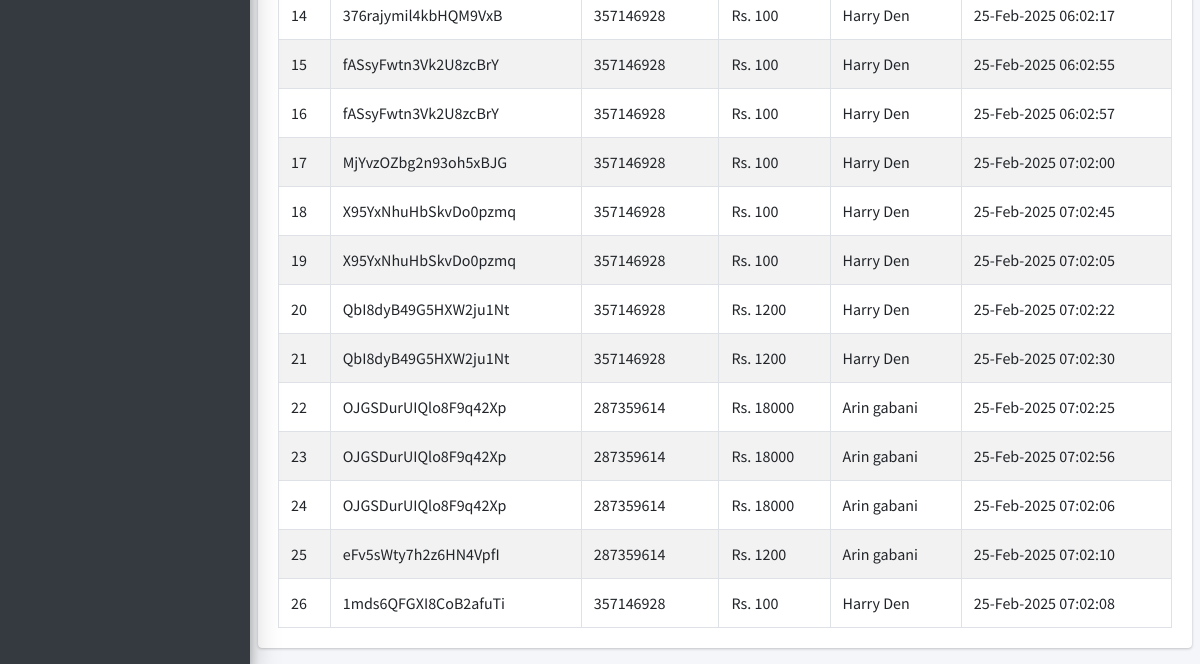
The page /admin/pages_financial_reporting_withdrawals.php (signed in, lower part) on the database as committed earlier.
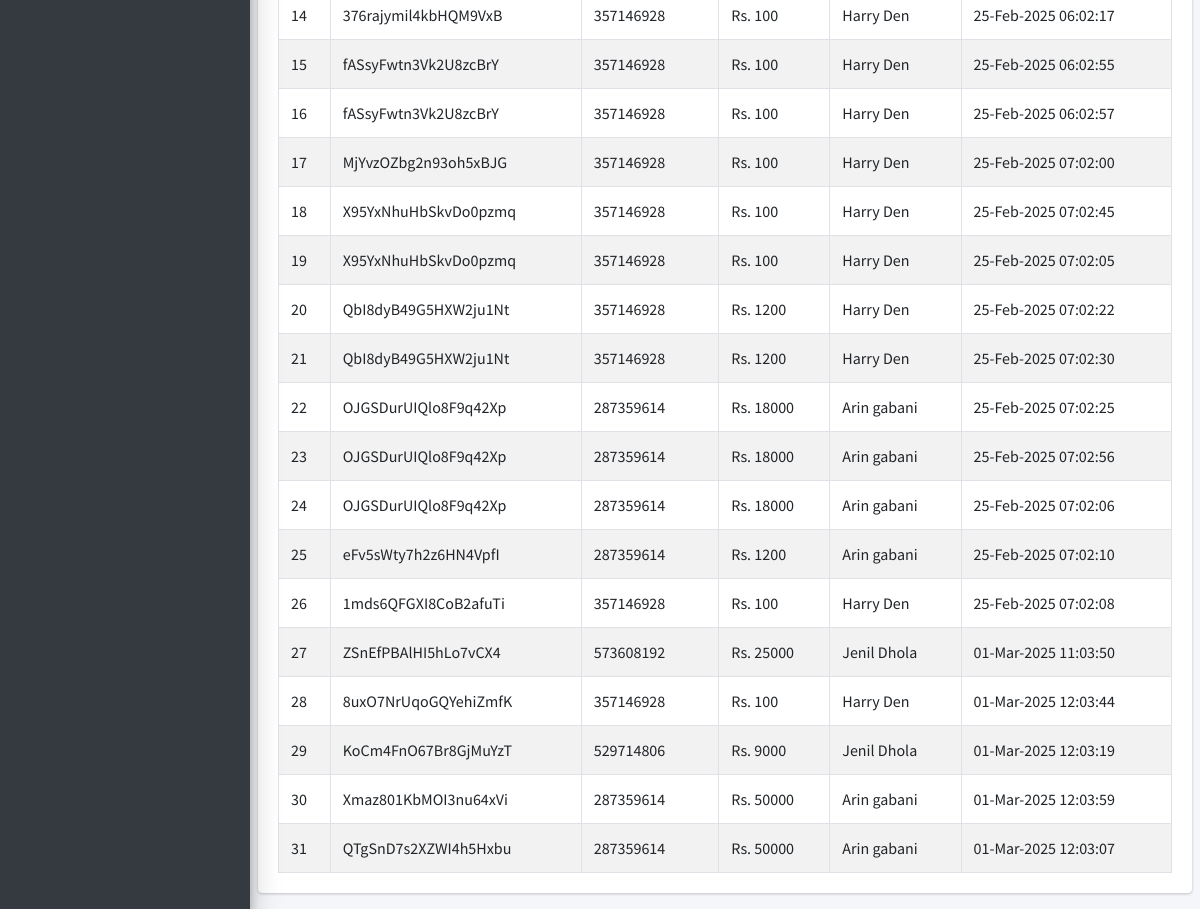
The same page on the database as committed later.
### tables this page shows
CREATE TABLE `ib_transactions` (
  `tr_id` int(20) NOT NULL,
  `tr_code` varchar(200) NOT NULL,
  `account_id` int(20) NOT NULL,
  `tr_type` varchar(200) NOT NULL,
  `tr_status` varchar(200) NOT NULL,
  `client_id` int(10) UNSIGNED NOT NULL,
  `transaction_amt` varchar(200) NOT NULL,
  `receiving_acc_no` varchar(200) DEFAULT NULL,
  `created_at` timestamp(6) NOT NULL DEFAULT current_timestamp(6) ON UPDATE current_timestamp(6),
  `is_active` tinyint(1) NOT NULL DEFAULT 1
);

CREATE TABLE `ib_bankaccounts` (
  `account_id` int(20) NOT NULL,
  `acc_name` varchar(200) NOT NULL,
  `account_number` varchar(200) NOT NULL,
  `acc_type` varchar(200) NOT NULL,
  `acc_rates` varchar(200) NOT NULL,
  `acc_status` varchar(200) NOT NULL,
  `acc_amount` decimal(10,2) NOT NULL,
  `client_id` int(10) UNSIGNED DEFAULT NULL,
  `created_at` timestamp(6) NOT NULL DEFAULT current_timestamp(6) ON UPDATE current_timestamp(6),
  `is_active` tinyint(1) NOT NULL DEFAULT 1
);

CREATE TABLE `ib_clients` (
  `client_id` int(10) UNSIGNED NOT NULL,
  `name` varchar(200) NOT NULL,
  `phone` varchar(200) NOT NULL,
  `address` varchar(200) NOT NULL,
  `email` varchar(200) NOT NULL,
  `aadhar_number` varchar(12) NOT NULL,
  `pan_number` varchar(10) NOT NULL,
  `password` varchar(200) NOT NULL,
  `profile_pic` varchar(200) NOT NULL,
  `client_number` varchar(200) NOT NULL,
  `is_active` tinyint(1) NOT NULL DEFAULT 1,
  `otp` varchar(10) DEFAULT NULL,
  `otp_expiry` datetime DEFAULT NULL
);

### admin/pages_financial_reporting_withdrawals.php (the view, shortened to what this page needs)
<?php
include('conf/config.php');
?>
<!DOCTYPE html>
<html>
<?php include("dist/_partials/head.php"); ?>
<body class="hold-transition sidebar-mini layout-fixed layout-navbar-fixed">
  <div class="wrapper">
    <?php include("dist/_partials/sidebar.php"); ?>
    <div class="content-wrapper">
      <section class="content">
        <div class="row">
          <div class="col-12">
            <div class="card">
              <div class="card-body">
                <table id="export" class="table table-hover table-bordered table-striped">
                  <tbody>
                    <?php
                    $ret = "SELECT t.tr_id, t.tr_code, t.tr_type, b.account_number, t.transaction_amt, c.name AS client_name, t.created_at FROM ib_transactions t
JOIN ib_bankaccounts b ON t.account_id = b.account_id
JOIN ib_clients c ON t.client_id = c.client_id
WHERE t.tr_type = 'Withdrawal'; ";
                    $stmt = $mysqli->prepare($ret);
                    $stmt->execute();
                    $res = $stmt->get_result();
                    $cnt = 1;
                    while ($row = $res->fetch_object()) {
                      $transTstamp = $row->created_at;
                    ?>
                      <tr>
                        <td><?php echo $cnt; ?></td>
                        <td><?php echo $row->tr_code; ?></a></td>
                        <td><?php echo $row->account_number; ?></td>
                        <td>Rs. <?php echo $row->transaction_amt; ?></td>
                        <td><?php echo $row->client_name; ?></td>
                        <td><?php echo date("d-M-Y h:m:s ", strtotime($transTstamp)); ?></td>
                      </tr>
                    <?php $cnt = $cnt + 1;
                    } ?>
                </table>
              </div>
            </div>
          </div>
        </div>
      </section>
    </div>
  </div>
</body>
</html>

Rows that differ between the two databases and show on the page:
added ib_transactions: tr_code "ZSnEfPBAlHI5hLo7vCX4", account.account_number "573608192", transaction_amt "25000", client.name "Jenil Dhola", created_at "01-Mar-2025 11:03:50"
added ib_transactions: tr_code "8uxO7NrUqoGQYehiZmfK", account.account_number "357146928", transaction_amt "100", client.name "Harry Den", created_at "01-Mar-2025 12:03:44"
added ib_transactions: tr_code "KoCm4FnO67Br8GjMuYzT", account.account_number "529714806", transaction_amt "9000", client.name "Jenil Dhola", created_at "01-Mar-2025 12:03:19"
added ib_transactions: tr_code "Xmaz801KbMOI3nu64xVi", account.account_number "287359614", transaction_amt "50000", client.name "Arin gabani", created_at "01-Mar-2025 12:03:59"
added ib_transactions: tr_code "QTgSnD7s2XZWI4h5Hxbu", account.account_number "287359614", transaction_amt "50000", client.name "Arin gabani", created_at "01-Mar-2025 12:03:07"
